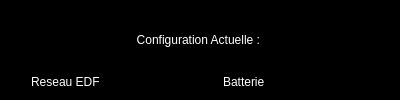
<?xml version="1.0" encoding="UTF-8"?>
<ui version="4.0">
 <class>Switch</class>
 <widget class="QDialog" name="Switch">
  <property name="geometry">
   <rect>
    <x>0</x>
    <y>0</y>
    <width>400</width>
    <height>100</height>
   </rect>
  </property>
  <property name="windowTitle">
   <string>Dialog</string>
  </property>
  <property name="styleSheet">
   <string notr="true">background-color: rgb(0,0,0);
border-color: rgb(0, 0, 0);
</string>
  </property>
  <layout class="QGridLayout" name="gridLayout">
   <item row="1" column="0">
    <widget class="QCheckBox" name="checkBox">
     <property name="palette">
      <palette>
       <active>
        <colorrole role="WindowText">
         <brush brushstyle="SolidPattern">
          <color alpha="255">
           <red>255</red>
           <green>255</green>
           <blue>255</blue>
          </color>
         </brush>
        </colorrole>
        <colorrole role="Button">
         <brush brushstyle="SolidPattern">
          <color alpha="255">
           <red>0</red>
           <green>0</green>
           <blue>0</blue>
          </color>
         </brush>
        </colorrole>
        <colorrole role="Text">
         <brush brushstyle="SolidPattern">
          <color alpha="255">
           <red>255</red>
           <green>255</green>
           <blue>255</blue>
          </color>
         </brush>
        </colorrole>
        <colorrole role="ButtonText">
         <brush brushstyle="SolidPattern">
          <color alpha="255">
           <red>255</red>
           <green>255</green>
           <blue>255</blue>
          </color>
         </brush>
        </colorrole>
        <colorrole role="Base">
         <brush brushstyle="SolidPattern">
          <color alpha="255">
           <red>0</red>
           <green>0</green>
           <blue>0</blue>
          </color>
         </brush>
        </colorrole>
        <colorrole role="Window">
         <brush brushstyle="SolidPattern">
          <color alpha="255">
           <red>0</red>
           <green>0</green>
           <blue>0</blue>
          </color>
         </brush>
        </colorrole>
        <colorrole role="PlaceholderText">
         <brush brushstyle="SolidPattern">
          <color alpha="128">
           <red>255</red>
           <green>255</green>
           <blue>255</blue>
          </color>
         </brush>
        </colorrole>
       </active>
       <inactive>
        <colorrole role="WindowText">
         <brush brushstyle="SolidPattern">
          <color alpha="255">
           <red>255</red>
           <green>255</green>
           <blue>255</blue>
          </color>
         </brush>
        </colorrole>
        <colorrole role="Button">
         <brush brushstyle="SolidPattern">
          <color alpha="255">
           <red>0</red>
           <green>0</green>
           <blue>0</blue>
          </color>
         </brush>
        </colorrole>
        <colorrole role="Text">
         <brush brushstyle="SolidPattern">
          <color alpha="255">
           <red>255</red>
           <green>255</green>
           <blue>255</blue>
          </color>
         </brush>
        </colorrole>
        <colorrole role="ButtonText">
         <brush brushstyle="SolidPattern">
          <color alpha="255">
           <red>255</red>
           <green>255</green>
           <blue>255</blue>
          </color>
         </brush>
        </colorrole>
        <colorrole role="Base">
         <brush brushstyle="SolidPattern">
          <color alpha="255">
           <red>0</red>
           <green>0</green>
           <blue>0</blue>
          </color>
         </brush>
        </colorrole>
        <colorrole role="Window">
         <brush brushstyle="SolidPattern">
          <color alpha="255">
           <red>0</red>
           <green>0</green>
           <blue>0</blue>
          </color>
         </brush>
        </colorrole>
        <colorrole role="PlaceholderText">
         <brush brushstyle="SolidPattern">
          <color alpha="128">
           <red>255</red>
           <green>255</green>
           <blue>255</blue>
          </color>
         </brush>
        </colorrole>
       </inactive>
       <disabled>
        <colorrole role="WindowText">
         <brush brushstyle="SolidPattern">
          <color alpha="255">
           <red>255</red>
           <green>255</green>
           <blue>255</blue>
          </color>
         </brush>
        </colorrole>
        <colorrole role="Button">
         <brush brushstyle="SolidPattern">
          <color alpha="255">
           <red>0</red>
           <green>0</green>
           <blue>0</blue>
          </color>
         </brush>
        </colorrole>
        <colorrole role="Text">
         <brush brushstyle="SolidPattern">
          <color alpha="255">
           <red>255</red>
           <green>255</green>
           <blue>255</blue>
          </color>
         </brush>
        </colorrole>
        <colorrole role="ButtonText">
         <brush brushstyle="SolidPattern">
          <color alpha="255">
           <red>255</red>
           <green>255</green>
           <blue>255</blue>
          </color>
         </brush>
        </colorrole>
        <colorrole role="Base">
         <brush brushstyle="SolidPattern">
          <color alpha="255">
           <red>0</red>
           <green>0</green>
           <blue>0</blue>
          </color>
         </brush>
        </colorrole>
        <colorrole role="Window">
         <brush brushstyle="SolidPattern">
          <color alpha="255">
           <red>0</red>
           <green>0</green>
           <blue>0</blue>
          </color>
         </brush>
        </colorrole>
        <colorrole role="PlaceholderText">
         <brush brushstyle="SolidPattern">
          <color alpha="128">
           <red>255</red>
           <green>255</green>
           <blue>255</blue>
          </color>
         </brush>
        </colorrole>
       </disabled>
      </palette>
     </property>
     <property name="styleSheet">
      <string notr="true">color: rgb(255,255,255)
</string>
     </property>
     <property name="text">
      <string>Reseau EDF</string>
     </property>
    </widget>
   </item>
   <item row="0" column="0" colspan="2">
    <widget class="QLabel" name="label_3">
     <property name="palette">
      <palette>
       <active>
        <colorrole role="WindowText">
         <brush brushstyle="SolidPattern">
          <color alpha="255">
           <red>255</red>
           <green>255</green>
           <blue>255</blue>
          </color>
         </brush>
        </colorrole>
        <colorrole role="Button">
         <brush brushstyle="SolidPattern">
          <color alpha="255">
           <red>0</red>
           <green>0</green>
           <blue>0</blue>
          </color>
         </brush>
        </colorrole>
        <colorrole role="Text">
         <brush brushstyle="SolidPattern">
          <color alpha="255">
           <red>255</red>
           <green>255</green>
           <blue>255</blue>
          </color>
         </brush>
        </colorrole>
        <colorrole role="ButtonText">
         <brush brushstyle="SolidPattern">
          <color alpha="255">
           <red>255</red>
           <green>255</green>
           <blue>255</blue>
          </color>
         </brush>
        </colorrole>
        <colorrole role="Base">
         <brush brushstyle="SolidPattern">
          <color alpha="255">
           <red>0</red>
           <green>0</green>
           <blue>0</blue>
          </color>
         </brush>
        </colorrole>
        <colorrole role="Window">
         <brush brushstyle="SolidPattern">
          <color alpha="255">
           <red>0</red>
           <green>0</green>
           <blue>0</blue>
          </color>
         </brush>
        </colorrole>
        <colorrole role="PlaceholderText">
         <brush brushstyle="SolidPattern">
          <color alpha="128">
           <red>255</red>
           <green>255</green>
           <blue>255</blue>
          </color>
         </brush>
        </colorrole>
       </active>
       <inactive>
        <colorrole role="WindowText">
         <brush brushstyle="SolidPattern">
          <color alpha="255">
           <red>255</red>
           <green>255</green>
           <blue>255</blue>
          </color>
         </brush>
        </colorrole>
        <colorrole role="Button">
         <brush brushstyle="SolidPattern">
          <color alpha="255">
           <red>0</red>
           <green>0</green>
           <blue>0</blue>
          </color>
         </brush>
        </colorrole>
        <colorrole role="Text">
         <brush brushstyle="SolidPattern">
          <color alpha="255">
           <red>255</red>
           <green>255</green>
           <blue>255</blue>
          </color>
         </brush>
        </colorrole>
        <colorrole role="ButtonText">
         <brush brushstyle="SolidPattern">
          <color alpha="255">
           <red>255</red>
           <green>255</green>
           <blue>255</blue>
          </color>
         </brush>
        </colorrole>
        <colorrole role="Base">
         <brush brushstyle="SolidPattern">
          <color alpha="255">
           <red>0</red>
           <green>0</green>
           <blue>0</blue>
          </color>
         </brush>
        </colorrole>
        <colorrole role="Window">
         <brush brushstyle="SolidPattern">
          <color alpha="255">
           <red>0</red>
           <green>0</green>
           <blue>0</blue>
          </color>
         </brush>
        </colorrole>
        <colorrole role="PlaceholderText">
         <brush brushstyle="SolidPattern">
          <color alpha="128">
           <red>255</red>
           <green>255</green>
           <blue>255</blue>
          </color>
         </brush>
        </colorrole>
       </inactive>
       <disabled>
        <colorrole role="WindowText">
         <brush brushstyle="SolidPattern">
          <color alpha="255">
           <red>255</red>
           <green>255</green>
           <blue>255</blue>
          </color>
         </brush>
        </colorrole>
        <colorrole role="Button">
         <brush brushstyle="SolidPattern">
          <color alpha="255">
           <red>0</red>
           <green>0</green>
           <blue>0</blue>
          </color>
         </brush>
        </colorrole>
        <colorrole role="Text">
         <brush brushstyle="SolidPattern">
          <color alpha="255">
           <red>255</red>
           <green>255</green>
           <blue>255</blue>
          </color>
         </brush>
        </colorrole>
        <colorrole role="ButtonText">
         <brush brushstyle="SolidPattern">
          <color alpha="255">
           <red>255</red>
           <green>255</green>
           <blue>255</blue>
          </color>
         </brush>
        </colorrole>
        <colorrole role="Base">
         <brush brushstyle="SolidPattern">
          <color alpha="255">
           <red>0</red>
           <green>0</green>
           <blue>0</blue>
          </color>
         </brush>
        </colorrole>
        <colorrole role="Window">
         <brush brushstyle="SolidPattern">
          <color alpha="255">
           <red>0</red>
           <green>0</green>
           <blue>0</blue>
          </color>
         </brush>
        </colorrole>
        <colorrole role="PlaceholderText">
         <brush brushstyle="SolidPattern">
          <color alpha="128">
           <red>255</red>
           <green>255</green>
           <blue>255</blue>
          </color>
         </brush>
        </colorrole>
       </disabled>
      </palette>
     </property>
     <property name="styleSheet">
      <string notr="true">color: rgb(255,255,255);
font: 20pt &quot;Sans Serif&quot;;</string>
     </property>
     <property name="text">
      <string>Configuration Actuelle : </string>
     </property>
     <property name="alignment">
      <set>Qt::AlignCenter</set>
     </property>
    </widget>
   </item>
   <item row="1" column="1">
    <widget class="QCheckBox" name="checkBox_2">
     <property name="palette">
      <palette>
       <active>
        <colorrole role="WindowText">
         <brush brushstyle="SolidPattern">
          <color alpha="255">
           <red>255</red>
           <green>255</green>
           <blue>255</blue>
          </color>
         </brush>
        </colorrole>
        <colorrole role="Button">
         <brush brushstyle="SolidPattern">
          <color alpha="255">
           <red>0</red>
           <green>0</green>
           <blue>0</blue>
          </color>
         </brush>
        </colorrole>
        <colorrole role="Text">
         <brush brushstyle="SolidPattern">
          <color alpha="255">
           <red>255</red>
           <green>255</green>
           <blue>255</blue>
          </color>
         </brush>
        </colorrole>
        <colorrole role="ButtonText">
         <brush brushstyle="SolidPattern">
          <color alpha="255">
           <red>255</red>
           <green>255</green>
           <blue>255</blue>
          </color>
         </brush>
        </colorrole>
        <colorrole role="Base">
         <brush brushstyle="SolidPattern">
          <color alpha="255">
           <red>0</red>
           <green>0</green>
           <blue>0</blue>
          </color>
         </brush>
        </colorrole>
        <colorrole role="Window">
         <brush brushstyle="SolidPattern">
          <color alpha="255">
           <red>0</red>
           <green>0</green>
           <blue>0</blue>
          </color>
         </brush>
        </colorrole>
        <colorrole role="PlaceholderText">
         <brush brushstyle="SolidPattern">
          <color alpha="128">
           <red>255</red>
           <green>255</green>
           <blue>255</blue>
          </color>
         </brush>
        </colorrole>
       </active>
       <inactive>
        <colorrole role="WindowText">
         <brush brushstyle="SolidPattern">
          <color alpha="255">
           <red>255</red>
           <green>255</green>
           <blue>255</blue>
          </color>
         </brush>
        </colorrole>
        <colorrole role="Button">
         <brush brushstyle="SolidPattern">
          <color alpha="255">
           <red>0</red>
           <green>0</green>
           <blue>0</blue>
          </color>
         </brush>
        </colorrole>
        <colorrole role="Text">
         <brush brushstyle="SolidPattern">
          <color alpha="255">
           <red>255</red>
           <green>255</green>
           <blue>255</blue>
          </color>
         </brush>
        </colorrole>
        <colorrole role="ButtonText">
         <brush brushstyle="SolidPattern">
          <color alpha="255">
           <red>255</red>
           <green>255</green>
           <blue>255</blue>
          </color>
         </brush>
        </colorrole>
        <colorrole role="Base">
         <brush brushstyle="SolidPattern">
          <color alpha="255">
           <red>0</red>
           <green>0</green>
           <blue>0</blue>
          </color>
         </brush>
        </colorrole>
        <colorrole role="Window">
         <brush brushstyle="SolidPattern">
          <color alpha="255">
           <red>0</red>
           <green>0</green>
           <blue>0</blue>
          </color>
         </brush>
        </colorrole>
        <colorrole role="PlaceholderText">
         <brush brushstyle="SolidPattern">
          <color alpha="128">
           <red>255</red>
           <green>255</green>
           <blue>255</blue>
          </color>
         </brush>
        </colorrole>
       </inactive>
       <disabled>
        <colorrole role="WindowText">
         <brush brushstyle="SolidPattern">
          <color alpha="255">
           <red>255</red>
           <green>255</green>
           <blue>255</blue>
          </color>
         </brush>
        </colorrole>
        <colorrole role="Button">
         <brush brushstyle="SolidPattern">
          <color alpha="255">
           <red>0</red>
           <green>0</green>
           <blue>0</blue>
          </color>
         </brush>
        </colorrole>
        <colorrole role="Text">
         <brush brushstyle="SolidPattern">
          <color alpha="255">
           <red>255</red>
           <green>255</green>
           <blue>255</blue>
          </color>
         </brush>
        </colorrole>
        <colorrole role="ButtonText">
         <brush brushstyle="SolidPattern">
          <color alpha="255">
           <red>255</red>
           <green>255</green>
           <blue>255</blue>
          </color>
         </brush>
        </colorrole>
        <colorrole role="Base">
         <brush brushstyle="SolidPattern">
          <color alpha="255">
           <red>0</red>
           <green>0</green>
           <blue>0</blue>
          </color>
         </brush>
        </colorrole>
        <colorrole role="Window">
         <brush brushstyle="SolidPattern">
          <color alpha="255">
           <red>0</red>
           <green>0</green>
           <blue>0</blue>
          </color>
         </brush>
        </colorrole>
        <colorrole role="PlaceholderText">
         <brush brushstyle="SolidPattern">
          <color alpha="128">
           <red>255</red>
           <green>255</green>
           <blue>255</blue>
          </color>
         </brush>
        </colorrole>
       </disabled>
      </palette>
     </property>
     <property name="styleSheet">
      <string notr="true">color: rgb(255,255,255)

</string>
     </property>
     <property name="text">
      <string>Batterie</string>
     </property>
    </widget>
   </item>
  </layout>
 </widget>
 <resources/>
 <connections/>
</ui>
